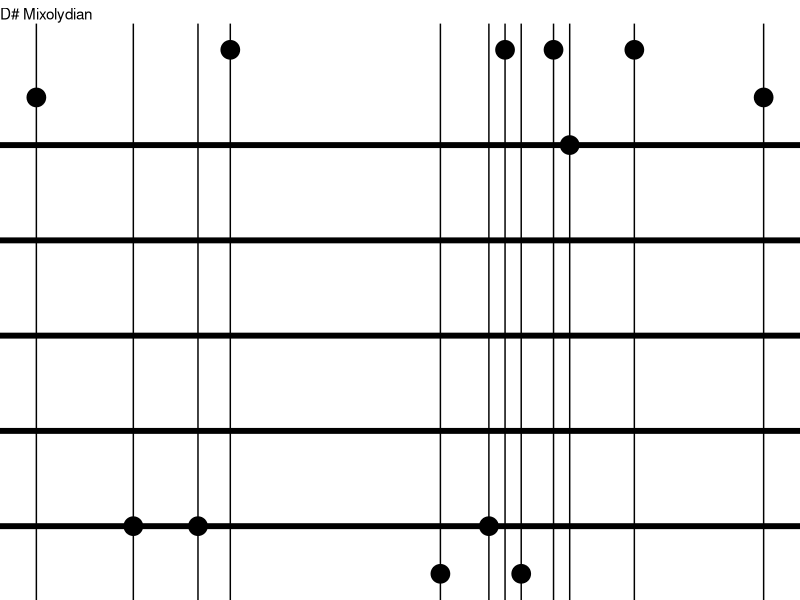

This figure's R source:
## ---- chunk 1
knitr::opts_chunk$set(echo = TRUE)

library(magrittr)
library(ggplot2)
library(png)
## ---- chunk 2
generate_data <- function(){
  
  x <- data.frame(x = sample(0:50, 20, rep = FALSE),
             y = sample(0:12, 5, rep = FALSE))
  
  some_na <- sample(0:15, 1, rep = FALSE)
  
  x$x[sample(seq(x$x), some_na)] <- NA
  
  
  return(x)
  
}
## ---- chunk 3
generate_mode <- function(){
 
   keys <- c("A", "A#", "B", "C", "C#", "D", "D#", "E", "F", "F#", "G", "G#")
   modes <- c("Ionian", "Dorian", "Phrygian", "Lydian", "Mixolydian", "Aeolian", "Locrian")
   
   x <- paste(sample(keys, 1), sample(modes, 1), sep = " ")
  
   return(x)
   
}
## ---- chunk 4
plot_music <- function(){
  
  x <- generate_data()
  
  key <- generate_mode()
  
  plot <- ggplot(x, aes(x = x, y = y)) + 
    geom_point(size = 6) +
    geom_hline(yintercept = c(2, 4, 6, 8, 10), size = 2) +
    geom_vline(xintercept = c(x$x)) +
    theme(title = element_text(size = 16)) +
    labs(subtitle = key) +
    theme_void() 
  
  ggsave(plot, filename = paste0(here::here(), "/content/posts/", key, ".png"))
  
  return(plot)
 
}
## ---- chunk 5
x <- generate_data()
  
  key <- generate_mode()
  
  plot <- ggplot(x, aes(x = x, y = y)) + 
    geom_point(size = 6) +
    geom_hline(yintercept = c(2, 4, 6, 8, 10), size = 2) +
    geom_vline(xintercept = c(x$x)) +
    theme(title = element_text(size = 16)) +
    labs(subtitle = key) +
    theme_void() 
  
  plot
